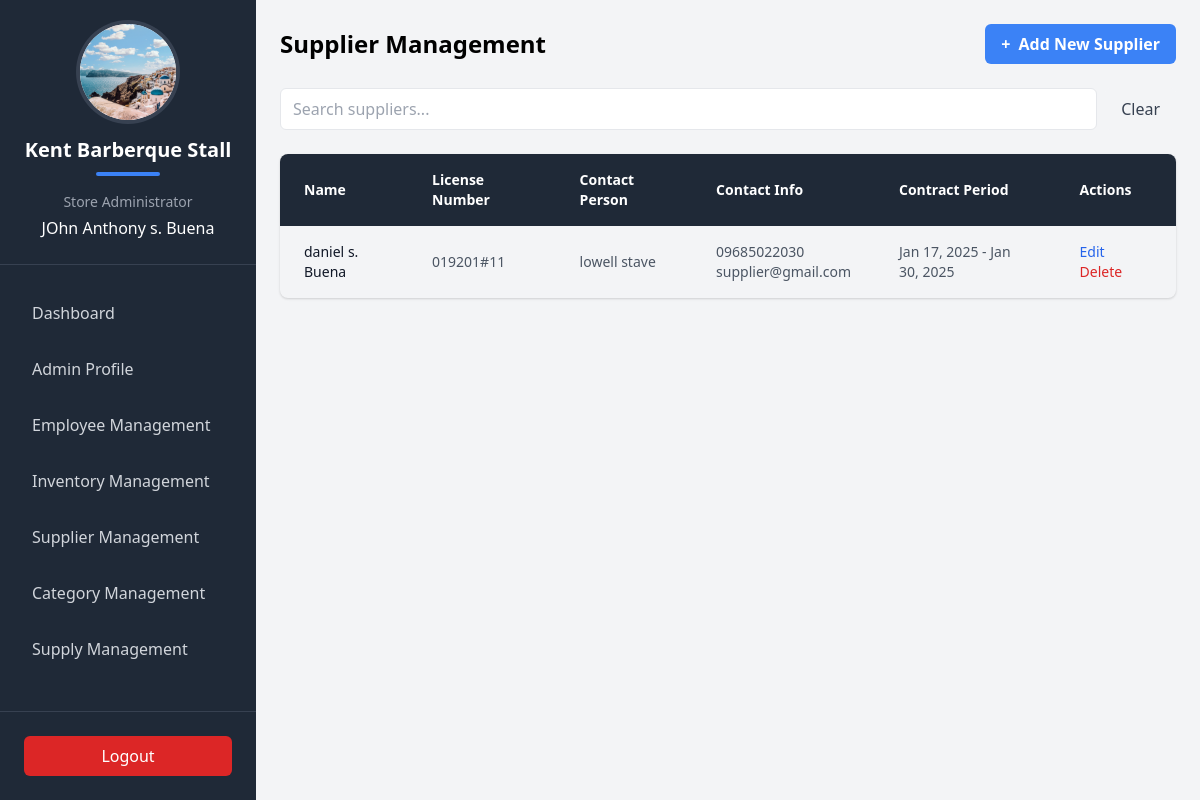
Page /manage_suppliers (signed in) on the committed database.
### TriadApp/models.py (models this page shows, shortened)
class Stall(models.Model):
    store_id = models.UUIDField(default=uuid.uuid4, editable=False, unique=True)
    name = models.CharField(max_length=255)
    logo = models.ImageField(upload_to='stall_logos/')
    contact_number = models.CharField(max_length=15)
    is_active = models.BooleanField(default=True)  # Add is_active field with default value True

class AdminProfile(models.Model):
    firstname = models.CharField(max_length=50)
    middle_initial = models.CharField(max_length=1, blank=True, null=True)
    lastname = models.CharField(max_length=50)
    age = models.IntegerField()
    birthdate = models.DateField()
    address = models.TextField()
    username = models.CharField(max_length=50, unique=True)
    email = models.EmailField(max_length=254, unique=True, default='', blank=True)
    password = models.CharField(max_length=100)
    contact_number = models.CharField(max_length=15)
    stall = models.ForeignKey('Stall', on_delete=models.CASCADE, related_name="admins", to_field='store_id')

class Supplier(models.Model):
    stall = models.ForeignKey(Stall, on_delete=models.CASCADE)
    firstname = models.CharField(max_length=100)
    middle_initial = models.CharField(max_length=1)
    lastname = models.CharField(max_length=100)
    contact_person = models.CharField(max_length=200)
    license_number = models.CharField(max_length=50, unique=True)
    address = models.TextField(max_length=50)
    contact_number = models.CharField(max_length=15)
    email_address = models.EmailField()
    contract_start_date = models.DateField()
    contract_end_date = models.DateField()

### TriadApp/stall_admins.py (the view, shortened to what this page needs)
# urls.py: path('manage_suppliers', stall_admins.manage_suppliers, name='manage_suppliers'),
@admin_required
def manage_suppliers(request):
    admin_id = request.session.get('admin_id')
    if not admin_id:
        return redirect('login')
    try:
        admin = AdminProfile.objects.get(id=admin_id)
        if request.method == 'POST':
            form = SupplierForm(request.POST)
            if form.is_valid():
                try:
                    license_number = form.cleaned_data['license_number']
                    if Supplier.objects.filter(stall=admin.stall, license_number=license_number).exists():
                        return JsonResponse({
                            'status': 'error',
                            'message': 'License number already exists!'
                        })
                    supplier = form.save(commit=False)
                    supplier.stall = admin.stall
                    supplier.save()
                    return JsonResponse({
                        'status': 'success',
                        'message': 'Supplier added successfully!'
                    })
                except ValidationError as e:
                    return JsonResponse({
                        'status': 'error',
                        'message': str(e.messages[0])
                    })
            else:
                errors = dict(form.errors.items())
                return JsonResponse({
                    'status': 'error',
                    'message': list(errors.values())[0][0]
                })
        else:
            form = SupplierForm()
        suppliers = Supplier.objects.filter(stall=admin.stall)
        return render(request, 'TriadApp/admin/manage_suppliers.html', {
            'form': form,
            'suppliers': suppliers,
            'admin': admin,
            'stall': admin.stall
        })
    except AdminProfile.DoesNotExist:
        return redirect('login')

### TriadApp/forms.py
class SupplierForm(forms.ModelForm):
    class Meta:
        model = Supplier
        exclude = ['stall']
        widgets = {
            'contract_start_date': forms.DateInput(attrs={'type': 'date'}),
            'contract_end_date': forms.DateInput(attrs={'type': 'date'}),
        }

### TriadApp/templates/TriadApp/admin/manage_suppliers.html (shortened to what this page needs)
{% extends 'TriadApp/admin/admin.html' %}
{% block content %}
<div class="flex-1 p-6 h-screen">
    <div class="w-full mx-auto h-full flex flex-col">
        <div class="flex justify-between items-center mb-6">
            <h2 class="text-2xl font-bold">Supplier Management</h2>
            <button onclick="openAddModal()"
                    class="bg-blue-500 hover:bg-blue-600 text-white font-semibold py-2 px-4 rounded-md flex items-center gap-2">
                <span>+</span> Add New Supplier
            </button>
        </div>
        <form id="searchForm" class="flex gap-2 mb-6">
            <input type="text"
                   id="searchInput"
                   placeholder="Search suppliers..."
                   class="flex-1 px-3 py-2 border rounded-md">
            <button type="button"
                    onclick="clearSearch()"
                    class="px-4 py-2 bg-gray-100 text-gray-700 rounded-md hover:bg-gray-200">
                Clear
            </button>
        </form>
        <div class="bg-white/80 rounded-lg overflow-hidden shadow">
            <table class="min-w-full">
                <thead>
                    <tr class="bg-gray-800 text-white">
                        <th class="px-6 py-4 text-left text-sm font-semibold">
                            Name
                        </th>
                        <th class="px-6 py-4 text-left text-sm font-semibold">
                            License Number
                        </th>
                        <th class="px-6 py-4 text-left text-sm font-semibold">
                            Contact Person
                        </th>
                        <th class="px-6 py-4 text-left text-sm font-semibold">
                            Contact Info
                        </th>
                        <th class="px-6 py-4 text-left text-sm font-semibold">
                            Contract Period
                        </th>
                        <th class="px-6 py-4 text-left text-sm font-semibold">
                            Actions
                        </th>
                    </tr>
                </thead>
                <tbody class="divide-y divide-gray-100">
                    {% for supplier in suppliers %}
                    <tr class="hover:bg-gray-50">
                        <td class="px-6 py-4 text-sm text-gray-900">
                            {{ supplier.firstname }} {{ supplier.middle_initial }}. {{ supplier.lastname }}
                        </td>
                        <td class="px-6 py-4 text-sm text-gray-600">
                            {{ supplier.license_number }}
                        </td>
                        <td class="px-6 py-4 text-sm text-gray-600">
                            {{ supplier.contact_person }}
                        </td>
                        <td class="px-6 py-4 text-sm text-gray-600">
                            <div>{{ supplier.contact_number }}</div>
                            <div>{{ supplier.email_address }}</div>
                        </td>
                        <td class="px-6 py-4 text-sm text-gray-600">
                            {{ supplier.contract_start_date|date:"M d, Y" }} -
                            {{ supplier.contract_end_date|date:"M d, Y" }}
                        </td>
                        <td class="px-6 py-4 text-sm">
                            <button onclick="openEditModal('{{ supplier.id }}')"
                                    class="text-blue-600 hover:text-blue-700 font-medium mr-3">
                                Edit
                            </button>
                            <button onclick="confirmDelete('{{ supplier.id }}', '{{ supplier.firstname|escapejs }} {{ supplier.lastname|escapejs }}')"
                                    class="text-red-600 hover:text-red-700 font-medium">
                                Delete
                            </button>
                        </td>
                    </tr>
                    {% empty %}
                    <tr>
                        <td colspan="6" class="px-6 py-4 text-center text-sm text-gray-500">
                            No suppliers registered yet.
                        </td>
                    </tr>
                    {% endfor %}
                </tbody>
            </table>
        </div>
    </div>
</div>
{% endblock %}

### TriadApp/templates/TriadApp/admin/admin.html (shortened to what this page needs)
<!DOCTYPE html>
<html lang="en">
<head>
    <link href="https://cdn.jsdelivr.net/npm/tailwindcss@2.2.16/dist/tailwind.min.css" rel="stylesheet">
</head>
<body class="bg-gray-100">
    <div class="flex">
        <div class="w-64 h-screen bg-gray-800 text-white flex flex-col">
            <div class="p-6 border-b border-gray-700">
                <div class="flex justify-center mb-4">
                    <div class="w-24 h-24 rounded-full overflow-hidden bg-white ring-4 ring-gray-700">
                        {% if stall.logo %}
                            <img src="{{ stall.logo.url }}" alt="{{ stall.name }} Logo" class="w-full h-full object-cover">
                        {% else %}
                            <div class="w-full h-full flex items-center justify-center bg-gray-200">
                                <span class="text-gray-600 text-3xl font-bold">{{ stall.name|slice:":1" }}</span>
                            </div>
                        {% endif %}
                    </div>
                </div>
                <div class="text-center mb-4">
                    <h1 class="text-xl font-bold text-white">{{ stall.name }}</h1>
                    <div class="w-16 h-1 bg-blue-500 mx-auto mt-2 rounded-full"></div>
                </div>
                <div class="text-center">
                    <p class="text-gray-400 text-sm mb-1">Store Administrator</p>
                    <p class="text-white font-medium">
                        {{ admin.firstname }}
                        {% if admin.middle_initial %}
                            {{ admin.middle_initial }}.
                        {% endif %}
                        {{ admin.lastname }}
                    </p>
                </div>
            </div>
            <nav class="flex-1 py-6">
                <ul class="space-y-2">
                    <li>
                        <a href="{% url 'admin_dashboard' %}"
                           class="flex items-center px-6 py-3 text-gray-300 hover:bg-gray-700 hover:text-white transition-colors duration-200">
                            <span class="ml-2">Dashboard</span>
                        </a>
                    </li>
                    <li>
                        <a href="{% url 'admin_profile' %}"
                           class="flex items-center px-6 py-3 text-gray-300 hover:bg-gray-700 hover:text-white transition-colors duration-200">
                            <span class="ml-2">Admin Profile</span>
                        </a>
                    </li>
                    <li>
                        <a href="{% url 'add_employee' %}"
                           class="flex items-center px-6 py-3 text-gray-300 hover:bg-gray-700 hover:text-white transition-colors duration-200">
                            <span class="ml-2">Employee Management</span>
                        </a>
                    </li>
                    <li>
                        <a href="{% url 'manage_inventory' %}"
                           class="flex items-center px-6 py-3 text-gray-300 hover:bg-gray-700 hover:text-white transition-colors duration-200">
                            <span class="ml-2">Inventory Management</span>
                        </a>
                    </li>
                    <li>
                        <a href="{% url 'manage_suppliers' %}"
                           class="flex items-center px-6 py-3 text-gray-300 hover:bg-gray-700 hover:text-white transition-colors duration-200">
                            <span class="ml-2">Supplier Management</span>
                        </a>
                    </li>
                        <a href="{% url 'manage_categories' %}"
                           class="flex items-center px-6 py-3 text-gray-300 hover:bg-gray-700 hover:text-white transition-colors duration-200">
                            <span class="ml-2">Category Management</span>
                        </a>
                    <li>
                        <a href="{% url 'manage_supplies' %}"
                           class="flex items-center px-6 py-3 text-gray-300 hover:bg-gray-700 hover:text-white transition-colors duration-200">
                            <span class="ml-2">Supply Management</span>
                        </a>
                    </li>
                </ul>
            </nav>
            <div class="p-6 border-t border-gray-700">
                <a href="{% url 'logout' %}"
                   class="flex items-center justify-center px-4 py-2 bg-red-600 text-white rounded-md hover:bg-red-700 transition-colors duration-200">
                    <span>Logout</span>
                </a>
            </div>
        </div>
        <div class="flex-1 min-h-screen">
            {% block content %}{% endblock %}
        </div>
    </div>
</body>
</html>

### rows in the picture
Stall: logo (picture), name "Kent Barberque Stall"
AdminProfile: firstname "JOhn Anthony", middle_initial "s", lastname "Buena"
Supplier: firstname "daniel", middle_initial "s", lastname "Buena", license_number "019201#11", contact_person "lowell stave", contact_number "09685022030", email_address "supplier@gmail.com", contract_start_date "Jan 17, 2025", contract_end_date "Jan 30, 2025"
